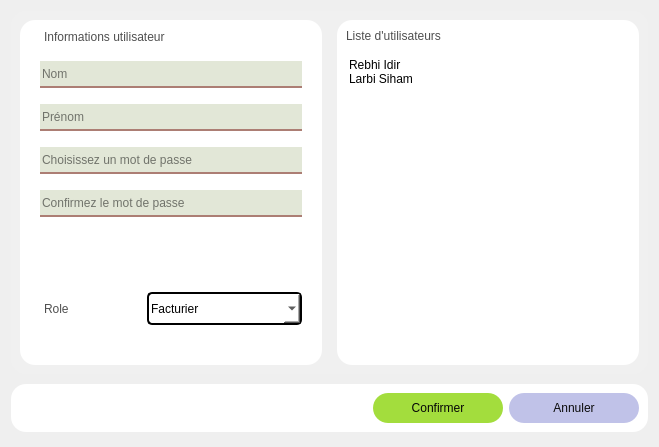
<?xml version="1.0" encoding="UTF-8"?>
<ui version="4.0">
 <class>Dialog</class>
 <widget class="QDialog" name="Dialog">
  <property name="geometry">
   <rect>
    <x>0</x>
    <y>0</y>
    <width>659</width>
    <height>447</height>
   </rect>
  </property>
  <property name="windowTitle">
   <string>Dialog</string>
  </property>
  <layout class="QVBoxLayout" name="verticalLayout">
   <property name="spacing">
    <number>10</number>
   </property>
   <property name="bottomMargin">
    <number>15</number>
   </property>
   <item>
    <widget class="QWidget" name="widget" native="true">
     <property name="styleSheet">
      <string notr="true">background-color: rgb(240, 240, 240);
border-radius:15px;</string>
     </property>
     <layout class="QHBoxLayout" name="horizontalLayout_2">
      <property name="spacing">
       <number>15</number>
      </property>
      <item>
       <widget class="QWidget" name="widget_3" native="true">
        <property name="styleSheet">
         <string notr="true">
QWidget{

background-color: rgb(255, 255, 255);}
QLineEdit{
height:25px;
font: 63 10pt &quot;Bahnschrift SemiBold&quot;;
border-bottom:2px solid #ac7e74;
background-color: rgb(226, 231, 215);

}



</string>
        </property>
        <layout class="QVBoxLayout" name="verticalLayout_2">
         <property name="spacing">
          <number>16</number>
         </property>
         <property name="leftMargin">
          <number>20</number>
         </property>
         <property name="rightMargin">
          <number>20</number>
         </property>
         <property name="bottomMargin">
          <number>40</number>
         </property>
         <item>
          <widget class="QLabel" name="label">
           <property name="maximumSize">
            <size>
             <width>16777215</width>
             <height>16777215</height>
            </size>
           </property>
           <property name="styleSheet">
            <string notr="true">color: rgb(79, 79, 79);
font: 63 12pt &quot;Bahnschrift&quot;;
padding:1px;


</string>
           </property>
           <property name="text">
            <string>Informations utilisateur</string>
           </property>
          </widget>
         </item>
         <item>
          <widget class="QLineEdit" name="nom_line_edit">
           <property name="placeholderText">
            <string>Nom</string>
           </property>
          </widget>
         </item>
         <item>
          <widget class="QLineEdit" name="prenom_line_edit">
           <property name="placeholderText">
            <string>Prénom</string>
           </property>
          </widget>
         </item>
         <item>
          <widget class="QLineEdit" name="mdp_line_edit">
           <property name="placeholderText">
            <string>Choisissez un mot de passe</string>
           </property>
          </widget>
         </item>
         <item>
          <widget class="QLineEdit" name="confirmer_mdp_line_edit">
           <property name="placeholderText">
            <string>Confirmez le mot de passe</string>
           </property>
          </widget>
         </item>
         <item>
          <spacer name="verticalSpacer">
           <property name="orientation">
            <enum>Qt::Vertical</enum>
           </property>
           <property name="sizeHint" stdset="0">
            <size>
             <width>20</width>
             <height>40</height>
            </size>
           </property>
          </spacer>
         </item>
         <item>
          <layout class="QHBoxLayout" name="horizontalLayout_3">
           <item>
            <widget class="QLabel" name="label_3">
             <property name="styleSheet">
              <string notr="true">color: rgb(79, 79, 79);
font: 63 12pt &quot;Bahnschrift semibold&quot;;
padding:1px;


</string>
             </property>
             <property name="text">
              <string>Role</string>
             </property>
            </widget>
           </item>
           <item>
            <widget class="QComboBox" name="role_box">
             <property name="styleSheet">
              <string notr="true">
height:24.5px;
font: 63 11pt &quot;Bahnschrift SemiBold&quot;;
border:2px solid;
border-radius:5px;
padding:2px;</string>
             </property>
             <item>
              <property name="text">
               <string>Facturier</string>
              </property>
             </item>
             <item>
              <property name="text">
               <string>Caissier</string>
              </property>
             </item>
             <item>
              <property name="text">
               <string>Responsable logistique</string>
              </property>
             </item>
            </widget>
           </item>
          </layout>
         </item>
        </layout>
       </widget>
      </item>
      <item>
       <widget class="QWidget" name="widget_4" native="true">
        <property name="styleSheet">
         <string notr="true">background-color: rgb(255, 255, 255);
</string>
        </property>
        <layout class="QVBoxLayout" name="verticalLayout_3">
         <property name="spacing">
          <number>15</number>
         </property>
         <item>
          <widget class="QLabel" name="label_2">
           <property name="maximumSize">
            <size>
             <width>16777215</width>
             <height>16777215</height>
            </size>
           </property>
           <property name="styleSheet">
            <string notr="true">color: rgb(79, 79, 79);
font: 63 12pt &quot;Bahnschrift&quot;;


</string>
           </property>
           <property name="text">
            <string>Liste d'utilisateurs</string>
           </property>
          </widget>
         </item>
         <item>
          <widget class="QListWidget" name="listWidget">
           <item>
            <property name="text">
             <string>Rebhi Idir</string>
            </property>
           </item>
           <item>
            <property name="text">
             <string>Larbi Siham</string>
            </property>
           </item>
           <item>
            <property name="text">
             <string/>
            </property>
           </item>
          </widget>
         </item>
        </layout>
       </widget>
      </item>
     </layout>
    </widget>
   </item>
   <item>
    <widget class="QWidget" name="widget_2" native="true">
     <property name="styleSheet">
      <string notr="true">QWidget{
	background-color: rgb(255, 255, 255);
border-radius:15px;

}
QPushButton{
font: 63 11pt &quot;Bahnschrift SemiBold&quot;;
text-align:center;
	color: rgb(6, 6, 6);
border-radius:15px;
height:30px;
	background-color: rgb(163, 221, 61);
width:130px;



}
QPushButton:hover{
border:2px solid;
	border-color: rgb(32, 80, 10);

	color: rgb(77, 77, 77);
	
}
QPushButton:pressed{
	
	color: rgb(0, 0, 0);
	background-color: rgb(33, 83, 10);


}</string>
     </property>
     <layout class="QHBoxLayout" name="horizontalLayout">
      <item>
       <spacer name="horizontalSpacer">
        <property name="orientation">
         <enum>Qt::Horizontal</enum>
        </property>
        <property name="sizeHint" stdset="0">
         <size>
          <width>40</width>
          <height>20</height>
         </size>
        </property>
       </spacer>
      </item>
      <item>
       <widget class="QPushButton" name="confirmer_btn">
        <property name="text">
         <string>Confirmer</string>
        </property>
       </widget>
      </item>
      <item>
       <widget class="QPushButton" name="annuler_btn">
        <property name="styleSheet">
         <string notr="true">QPushButton{
	
background-color: rgb(192, 194, 232);
color: rgb(11, 11, 11);


}
QPushButton:hover{
border-color:rgb(111, 97, 188);
}

	


QPushButton:pressed{
background-color: rgb(111, 97, 188);

}

</string>
        </property>
        <property name="text">
         <string>Annuler</string>
        </property>
       </widget>
      </item>
     </layout>
    </widget>
   </item>
  </layout>
 </widget>
 <resources/>
 <connections>
  <connection>
   <sender>annuler_btn</sender>
   <signal>clicked()</signal>
   <receiver>confirmer_mdp_line_edit</receiver>
   <slot>clear()</slot>
   <hints>
    <hint type="sourcelabel">
     <x>506</x>
     <y>365</y>
    </hint>
    <hint type="destinationlabel">
     <x>241</x>
     <y>198</y>
    </hint>
   </hints>
  </connection>
  <connection>
   <sender>annuler_btn</sender>
   <signal>clicked()</signal>
   <receiver>mdp_line_edit</receiver>
   <slot>clear()</slot>
   <hints>
    <hint type="sourcelabel">
     <x>533</x>
     <y>366</y>
    </hint>
    <hint type="destinationlabel">
     <x>244</x>
     <y>162</y>
    </hint>
   </hints>
  </connection>
  <connection>
   <sender>annuler_btn</sender>
   <signal>clicked()</signal>
   <receiver>prenom_line_edit</receiver>
   <slot>clear()</slot>
   <hints>
    <hint type="sourcelabel">
     <x>549</x>
     <y>369</y>
    </hint>
    <hint type="destinationlabel">
     <x>253</x>
     <y>123</y>
    </hint>
   </hints>
  </connection>
  <connection>
   <sender>annuler_btn</sender>
   <signal>clicked()</signal>
   <receiver>nom_line_edit</receiver>
   <slot>clear()</slot>
   <hints>
    <hint type="sourcelabel">
     <x>545</x>
     <y>360</y>
    </hint>
    <hint type="destinationlabel">
     <x>238</x>
     <y>70</y>
    </hint>
   </hints>
  </connection>
 </connections>
</ui>
